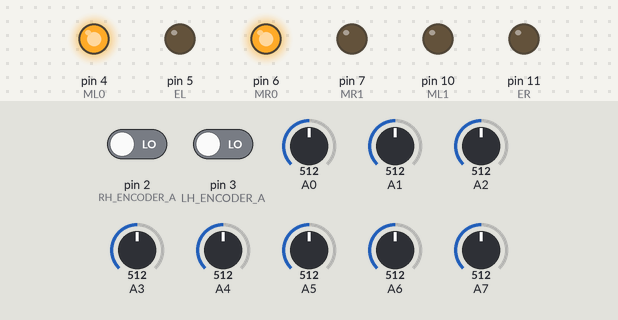
Recording of a sketch running on a simulated Arduino Uno, built with avr-gcc and run on an emulated ATmega328P. On the bench: output pins drawn as LEDs (lit = HIGH). The inputs (shaded band) are chosen by the test bench; at power-on: pin 2 (RH_ENCODER_A) LOW, pin 3 (LH_ENCODER_A) LOW, A0 = 512, A1 = 512, A2 = 512, A3 = 512, A4 = 512, A5 = 512, A6 = 512, A7 = 512. The ROS host is connected and sends only what is stated.

Above: at 0.1 s.
Timing chart, 0 to 1.6 s (numbered marks = the images above):
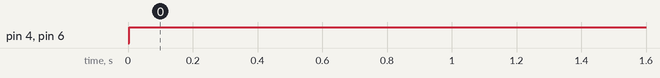

The sketch:

main.ino
```cpp
#include "ros.h"
#include "sensors.h"
#include "encoders.h"
#include "motors_speed_pid.h"
#include "std_msgs/Int16MultiArray.h"
#include "std_msgs/Int32MultiArray.h"
#include "std_msgs/Float32MultiArray.h"

#define BAUD 200000

ros::NodeHandle nh;

float goal_speed[2];
int sharp_sensor[8];
int light_sensor[8];
long encoder_data[2];

std_msgs::Int32MultiArray encoders_msg;
std_msgs::Int16MultiArray light_sensors_msgs;
std_msgs::Int16MultiArray sharp_sensors_msgs;

void speedMotorsCallback(const std_msgs::Float32MultiArray& msg);

ros::Publisher odomPub("/encoders_data", &encoders_msg);
ros::Publisher lightSensorsPub("/light_sensors", &light_sensors_msgs);
ros::Publisher sharpSensorsPub("/sharp_sensors", &sharp_sensors_msgs);
ros::Subscriber<std_msgs::Float32MultiArray> subSpeedMotors("/speed_motors", speedMotorsCallback);


void publish_odom() {

	encoders_msg.data_length = 2;
	encoder_data[0] =   left_count();
	encoder_data[1] =  right_count();
	encoders_msg.data = encoder_data;

	odomPub.publish(&encoders_msg);
}


void publish_sensors_data() {

	read_sensors_data();
	sharp_sensors_msgs.data_length = 8;
	light_sensors_msgs.data_length = 8;

	light_sensor[0] = ldr0();
	light_sensor[1] = ldr1();
	light_sensor[2] = ldr2();
	light_sensor[3] = ldr3();
	light_sensor[4] = ldr4();
	light_sensor[5] = ldr5();
	light_sensor[6] = ldr6();
	light_sensor[7] = ldr7();


	sharp_sensor[0] = sharp0();
	sharp_sensor[1] = sharp1();
	sharp_sensor[2] = sharp2();
	sharp_sensor[3] = sharp3();
	sharp_sensor[4] = sharp4();
	sharp_sensor[5] = sharp5();
	sharp_sensor[6] = sharp6();
	sharp_sensor[7] = sharp7();

	light_sensors_msgs.data = light_sensor;
	sharp_sensors_msgs.data = sharp_sensor;

	lightSensorsPub.publish(&light_sensors_msgs);
	sharpSensorsPub.publish(&sharp_sensors_msgs);
}


void speedMotorsCallback(const std_msgs::Float32MultiArray& msg) {

	goal_speed[0] = msg.data[0];
	goal_speed[1] = msg.data[1];
}


void setup() {

	nh.getHardware()->setBaud(BAUD);
	nh.initNode();

	nh.advertise(odomPub);
	nh.advertise(lightSensorsPub);
	nh.advertise(sharpSensorsPub);
	nh.subscribe(subSpeedMotors);

	set_encoders_input();
	set_pid_parameters();
}

void loop() {


	publish_odom();
	publish_sensors_data();
	motors_speed_pid(goal_speed[0], goal_speed[1]);

	nh.spinOnce();
	delay(20);
}
```

encoders.cpp
```cpp
#include <Arduino.h>

#define RH_ENCODER_A 2
#define RH_ENCODER_B 8
#define LH_ENCODER_A 3
#define LH_ENCODER_B 9

volatile  long rightCount = 0;
volatile  long leftCount = 0;


void leftEncoderEvent(){
  if(digitalRead(LH_ENCODER_A) == HIGH){
    if(digitalRead(LH_ENCODER_B) == LOW){
      leftCount++;
    }else{
      leftCount--;
    }
  }
  else{
    if(digitalRead(LH_ENCODER_B) == LOW){
      leftCount--;
    }else{
      leftCount++;
    }
  }
}

void rightEncoderEvent(){
  if(digitalRead(RH_ENCODER_A) == HIGH){
    if(digitalRead(RH_ENCODER_B) == LOW){
      rightCount++;
    }else{
      rightCount--;
    }
  }

  else{
    if(digitalRead(RH_ENCODER_B) == LOW){
      rightCount--;
    }else{
      rightCount++;
    }
  }
}


volatile long left_count(){
	return leftCount;
}
volatile long right_count(){
	return rightCount;
}

void set_encoders_input(){
	pinMode(RH_ENCODER_A, INPUT);
	pinMode(RH_ENCODER_B, INPUT);
	pinMode(LH_ENCODER_A, INPUT);
	pinMode(LH_ENCODER_B, INPUT);

	attachInterrupt(0, rightEncoderEvent, CHANGE);
	attachInterrupt(1, leftEncoderEvent, CHANGE);
}
```

encoders.h
```cpp
void set_encoders_input();
void leftEncoderEvent();
void rightEncoderEvent();
volatile long left_count();
volatile long right_count();
```

motors_speed.cpp
```cpp
#include <Arduino.h>

#define ML0  4
#define ML1 10
#define MR0  6
#define MR1  7

#define EL   5
#define ER  11


void set_motors(){
	pinMode(ML0, OUTPUT);
	pinMode(ML1, OUTPUT);
	pinMode(EL,  OUTPUT);
	pinMode(MR0, OUTPUT);
	pinMode(MR1, OUTPUT);
	pinMode(ER,  OUTPUT);
}

void move_motors(int left_dir, int left_pwm, int right_dir, int right_pwm) {
		digitalWrite(ML0, left_dir);
		digitalWrite(ML1, !left_dir);
		analogWrite(EL, left_pwm);

		digitalWrite(MR0, right_dir);
		digitalWrite(MR1, !right_dir);
		analogWrite(ER, right_pwm);
}
```

motors_speed.h
```cpp
void set_motors();
void move_motors(int, int, int, int);
```

motors_speed_pid.cpp
```cpp
#include "Arduino.h"
#include "PID_v1.h"
#include "encoders.h"
#include "motors_speed.h"


#define maxPID 175
#define minPID 0
#define maxPWM 255
#define minPWM 0

int leftFoward  = HIGH;
int rightFoward = HIGH;

int leftBackward  = LOW;
int rightBackward = LOW;

int left_pwm  = 0;
int right_pwm = 0;

long time_old = 0;
float cycle_time = 40;

int pwmR = 0;
int pwmL = 0;

double RPMRight = 0.0;
double RPMLeft = 0.0;

volatile long rel_right_count = 0;
volatile long  rel_left_count = 0;

unsigned int pulses_per_turn = 600;

double goal_rpm_right = 0.0;
double goal_rpm_left  = 0.0;

float wheel_diameter = (43.38)/1000;

double  leftSetpoint,  leftInput,  leftOutput;
double rightSetpoint, rightInput, rightOutput;

float left_kp = 0.001;
float left_ki =   1.1;
float left_kd = 0.001;

float right_kp = 0.05;
float right_ki =  1.01;
float right_kd = 0.001;

PID leftPID(&leftInput, &leftOutput, &leftSetpoint, left_kp, left_ki, left_kd, DIRECT);
PID rightPID(&rightInput, &rightOutput, &rightSetpoint, right_kp, right_ki, right_kd, DIRECT);

void set_pid_parameters() {

	set_motors();

	leftInput  =  RPMLeft;
	rightInput = RPMRight;
	leftSetpoint  =  goal_rpm_left;
	rightSetpoint = goal_rpm_right;

	leftPID.SetMode(AUTOMATIC);
	rightPID.SetMode(AUTOMATIC);
	leftPID.SetOutputLimits(minPID,  maxPID);
	rightPID.SetOutputLimits(minPID, maxPID);
}

void compute_rpm() {
	if(millis() -time_old >= cycle_time) {

		rel_left_count  = left_count()  -  rel_left_count;
		rel_right_count = right_count() - rel_right_count;
		RPMLeft  = 60 * abs(rel_left_count)  / pulses_per_turn * 1000 / (millis() - time_old);
		RPMRight = 60 * abs(rel_right_count) / pulses_per_turn * 1000 / (millis() - time_old);

		rel_left_count  =  left_count();
		rel_right_count = right_count();

		time_old = millis();
	}
}

void motors_speed_pid(float goal_speed_left, float goal_speed_right) {

    compute_rpm();

	goal_rpm_left  = goal_speed_left  * 60/(3.1416 * wheel_diameter);
	goal_rpm_right = goal_speed_right * 60/(3.1416 * wheel_diameter);


	leftInput  =  RPMLeft;
	rightInput = RPMRight;

	leftSetpoint  = abs(goal_rpm_left);
	rightSetpoint = abs(goal_rpm_right);

	leftPID.Compute();
	rightPID.Compute();

	left_pwm  = map(leftOutput,  minPID, maxPID, minPWM, maxPWM);
	right_pwm = map(rightOutput, minPID, maxPID, minPWM, maxPWM);

	if(goal_speed_left  < 0) leftFoward  = LOW;
	else if(goal_speed_left == 0) left_pwm = 0;
    else leftFoward = HIGH;

	if(goal_speed_right < 0) rightFoward = LOW;
	else if(goal_speed_right == 0) right_pwm = 0;
    else rightFoward = HIGH;

	move_motors(leftFoward, left_pwm, rightFoward, right_pwm);
}
```

motors_speed_pid.h
```cpp
void set_pid_parameters();
void compute_rpm();
void motors_speed_pid(float, float);
```

sensors.cpp
```cpp
#include "Arduino.h"

int ldr_0, ldr_1, ldr_2, ldr_3, ldr_4, ldr_5, ldr_6, ldr_7;
int sharp_0, sharp_1, sharp_2, sharp_3, sharp_4, sharp_5, sharp_6, sharp_7;

void read_sensors_data() {

    ldr_0 = analogRead(2);
    ldr_1 = analogRead(3);
    ldr_2 = analogRead(4);
    ldr_3 = analogRead(5);
    ldr_4 = analogRead(0);
    ldr_5 = analogRead(1);
    ldr_6 = analogRead(6);
    ldr_7 = analogRead(7);

    sharp_0 = analogRead(8);
    sharp_1 = analogRead(9);
    sharp_2 = analogRead(10);
    sharp_3 = analogRead(11);
    sharp_4 = analogRead(12);
    sharp_5 = analogRead(13);
    sharp_6 = analogRead(14);
    sharp_7 = analogRead(15);

}

int ldr0() { return ldr_0; }
int ldr1() { return ldr_1; }
int ldr2() { return ldr_2; }
int ldr3() { return ldr_3; }
int ldr4() { return ldr_4; }
int ldr5() { return ldr_5; }
int ldr6() { return ldr_6; }
int ldr7() { return ldr_7; }

int sharp0() { return sharp_0; }
int sharp1() { return sharp_1; }
int sharp2() { return sharp_2; }
int sharp3() { return sharp_3; }
int sharp4() { return sharp_4; }
int sharp5() { return sharp_5; }
int sharp6() { return sharp_6; }
int sharp7() { return sharp_7; }
```

sensors.h
```cpp
void read_sensors_data();

int ldr0();
int ldr1();
int ldr2();
int ldr3();
int ldr4();
int ldr5();
int ldr6();
int ldr7();


int sharp0();
int sharp1();
int sharp2();
int sharp3();
int sharp4();
int sharp5();
int sharp6();
int sharp7();
```

Measured:
- by itself, pin 4 (ML0), pin 6 (MR0): LOW → HIGH at 0.00 s
